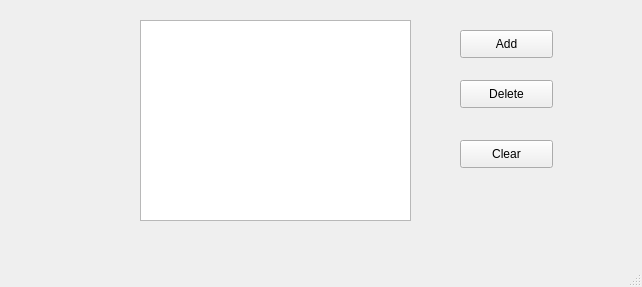
<?xml version="1.0" encoding="UTF-8"?>
<ui version="4.0">
 <class>MainWindow</class>
 <widget class="QMainWindow" name="MainWindow">
  <property name="geometry">
   <rect>
    <x>0</x>
    <y>0</y>
    <width>642</width>
    <height>287</height>
   </rect>
  </property>
  <property name="windowTitle">
   <string>MainWindow</string>
  </property>
  <widget class="QWidget" name="centralwidget">
   <widget class="QPushButton" name="addButton">
    <property name="geometry">
     <rect>
      <x>460</x>
      <y>30</y>
      <width>93</width>
      <height>28</height>
     </rect>
    </property>
    <property name="text">
     <string>Add</string>
    </property>
   </widget>
   <widget class="QPushButton" name="deleteButton">
    <property name="geometry">
     <rect>
      <x>460</x>
      <y>80</y>
      <width>93</width>
      <height>28</height>
     </rect>
    </property>
    <property name="text">
     <string>Delete</string>
    </property>
   </widget>
   <widget class="QPushButton" name="clearButton">
    <property name="geometry">
     <rect>
      <x>460</x>
      <y>140</y>
      <width>93</width>
      <height>28</height>
     </rect>
    </property>
    <property name="text">
     <string>Clear</string>
    </property>
   </widget>
   <widget class="QListWidget" name="listWidget">
    <property name="geometry">
     <rect>
      <x>140</x>
      <y>20</y>
      <width>271</width>
      <height>201</height>
     </rect>
    </property>
   </widget>
  </widget>
  <widget class="QMenuBar" name="menubar">
   <property name="geometry">
    <rect>
     <x>0</x>
     <y>0</y>
     <width>642</width>
     <height>26</height>
    </rect>
   </property>
  </widget>
  <widget class="QStatusBar" name="statusbar"/>
 </widget>
 <resources/>
 <connections/>
</ui>
